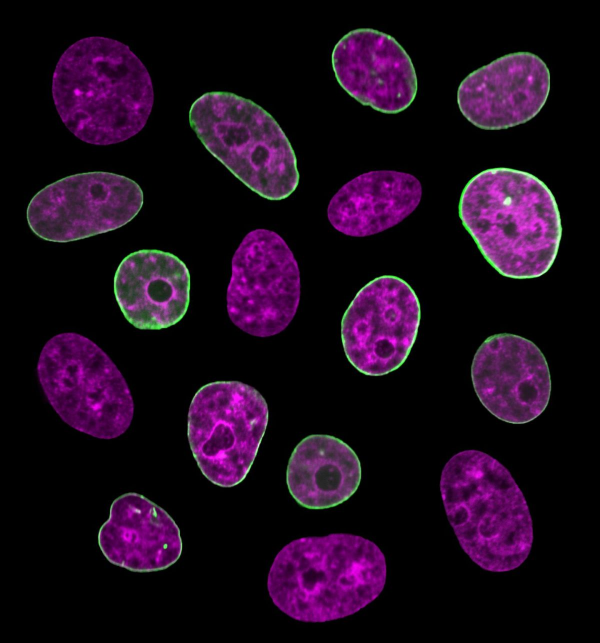
#> input picture cell2.jpg, 1200 x 1286 px (shown at 1/2 size)
$ python dip_hw1_resize.py --image cell2.jpg
#> lines starting #> are read from the running program, lines starting #| are printed output that depends on the picture
### resize/resample.py
import numpy as np
import math
##########################################################
from resize import interpolation
interpolation_obj = interpolation.interpolation()
##########################################################
class resample:
    def resize(self, image, fx=None, fy=None, interpolation=None):
        """
        calls the appropriate funciton to resample an image based on the interpolation method
        image: the image to be resampled
        fx: scale along x direction (eg. 0.5, 1.5, 2.5)
        fx: scale along y direction (eg. 0.5, 1.5, 2.5)
        interpolation: method used for interpolation ('either bilinear or nearest_neighbor)
        returns a resized image based on the interpolation method

        """
        if interpolation == 'bilinear':
            return self.bilinear_interpolation(image, float(fx), float(fy))

        elif interpolation == 'nearest_neighbor':
            return self.nearest_neighbor(image, float(fx), float(fy))

    def nearest_neighbor(self, image, fx, fy):
        """
        resizes an image using nearest neighbor approximation for resampling
        image: the image to be resampled
        fx: scale along x direction (eg. 0.5, 1.5, 2.5)
        fx: scale along y direction (eg. 0.5, 1.5, 2.5)
        returns a resized image based on the nearest neighbor interpolation method

        """
        R, C = image.shape
        r = round(fx * R)
        c = round(fy * C)
        new_image = np.zeros((r, c), dtype = np.uint8)
        print(R,C)
        print(r,c)
        ##########################################################
        if R > r:
            Sr = R / r
        elif R < r:
            Sr = (R - 1) / r
        if C > c:
            Sc = C / c
        elif C < c:
            Sc = (C - 1) / c
        ##########################################################
        for jr in range(r):
            for jc in range(c):
                Ir = round(jr/fx)
                Ic = round(jc/fy)
                new_image[jr, jc] = image[Ir, Ic]
        ##########################################################
        image = new_image
        return image

    # [55 lines left out: function bilinear_interpolation, not called in this run]

### dip_hw1_resize.py
"""dip_hw1.py: Starter file to run howework 1"""

#Example Usage: ./dip_hw1_resize.py -i imagename.jpg -fx 1.5 -fy = 1.5 -m nearest_neighbor
#Example Usage: ./dip_hw1_resize.py -i imagename.jpg -fx 1.5 -fy = 1.5 -m bilinear
# Or:
#Example Usage: python dip_hw1_resize.py -i imagename.jpg -fx 1.5 -fy = 1.5 -m nearest_neighbor
#Example Usage: python dip_hw1_resize.py -i imagename.jpg -fx 1.5 -fy = 1.5 -m bilinear

__author__      = "Pranav Mantini"
__email__ = "pmantini@uh.edu"
__version__ = "1.0.0"

import cv2
import sys
# from resize import resample
from datetime import datetime
from resize import resample


def display_image(window_name, image):
    """A function to display image"""
    cv2.namedWindow(window_name)
    cv2.imshow(window_name, image)
    cv2.waitKey(0)


def main():
    """ The main funtion that parses input arguments, calls the approrpiate
     interpolation method and writes the output image"""

    #Parse input arguments
    from argparse import ArgumentParser

    parser = ArgumentParser()

    parser.add_argument("-i", "--image", dest="image",
                        help="specify the name of the image", metavar="IMAGE")
    parser.add_argument("-fx", "--resize_x", dest="resize_x",
                        help="specify scale size (fx)", metavar="RESAMPLE SIZE")
    parser.add_argument("-fy", "--resize_y", dest="resize_y",
                        help="specify scale size (fy)", metavar="RESAMPLE SIZE")
    parser.add_argument("-m", "--interpolation", dest="interpolate",
                        help="specify the interpolation method (nearest_neighbor or bilinear)", metavar="INTERPOLATION METHOD")

    args = parser.parse_args()

    #Load image
    if args.image is None:
        print("Please specify the name of image")
        print("use the -h option to see usage information")
        sys.exit(2)
    else:
        image_name = args.image.split(".")[0]
        input_image = cv2.imread(args.image, 0)
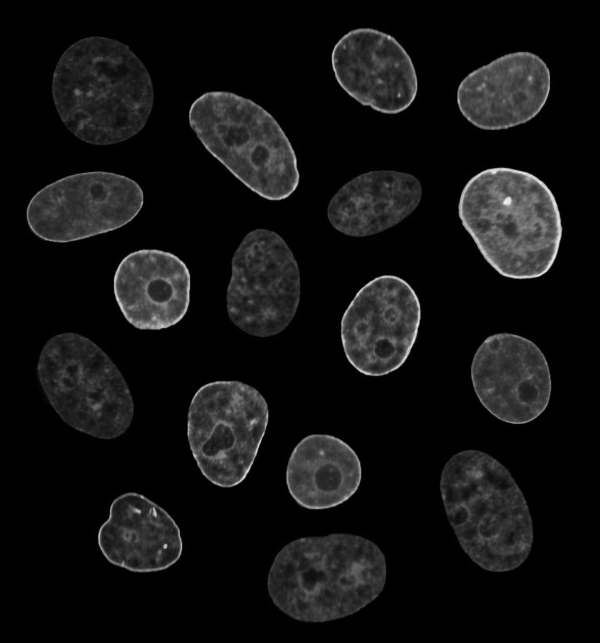
#> input_image: shape (1286, 1200) (shown at 1/2 size); min 0, max 247, mean 17.5

    #Check resize scale parametes
    if args.resize_x is None:
        print("Resize scale fx not specified using default (1.5)")
        print("use the -h option to see usage information")
        fx = 1.5
    else:
        fx = float(args.resize_x)

    if args.resize_y is None:
        print("Resize scale fy not specified using default (1.5)")
        print("use the -h option to see usage information")
        fy = 1.5
    else:
        fy = float(args.resize_y)


    #Check interpolate method argument

    if args.interpolate is None:
        print("Interpolation method not specified, using default=nearest_neighbor")
        print("use the -h option to see usage information")
        interpolation = "nearest_neighbor"

    else:
        if args.interpolate not in ["nearest_neighbor", "bilinear"]:
            print("Invalid nterpolation method, using default=nearest_neighbor")
            print("use the -h option to see usage information")
            interpolation = "nearest_neighbor"
        else:
            interpolation = args.interpolate


    resample_obj = resample.resample()
    resampled_image = resample_obj.resize(input_image, fx=fx, fy=fy, interpolation=interpolation)
#| 1286 1200
#| 1929 1800

    #Write output file
    outputDir = 'output/resize/'

    output_image_name = outputDir+image_name+interpolation+datetime.now().strftime("%m%d-%H%M%S")+".jpg"
    cv2.imwrite(output_image_name, resampled_image)


if __name__ == "__main__":
    main()
